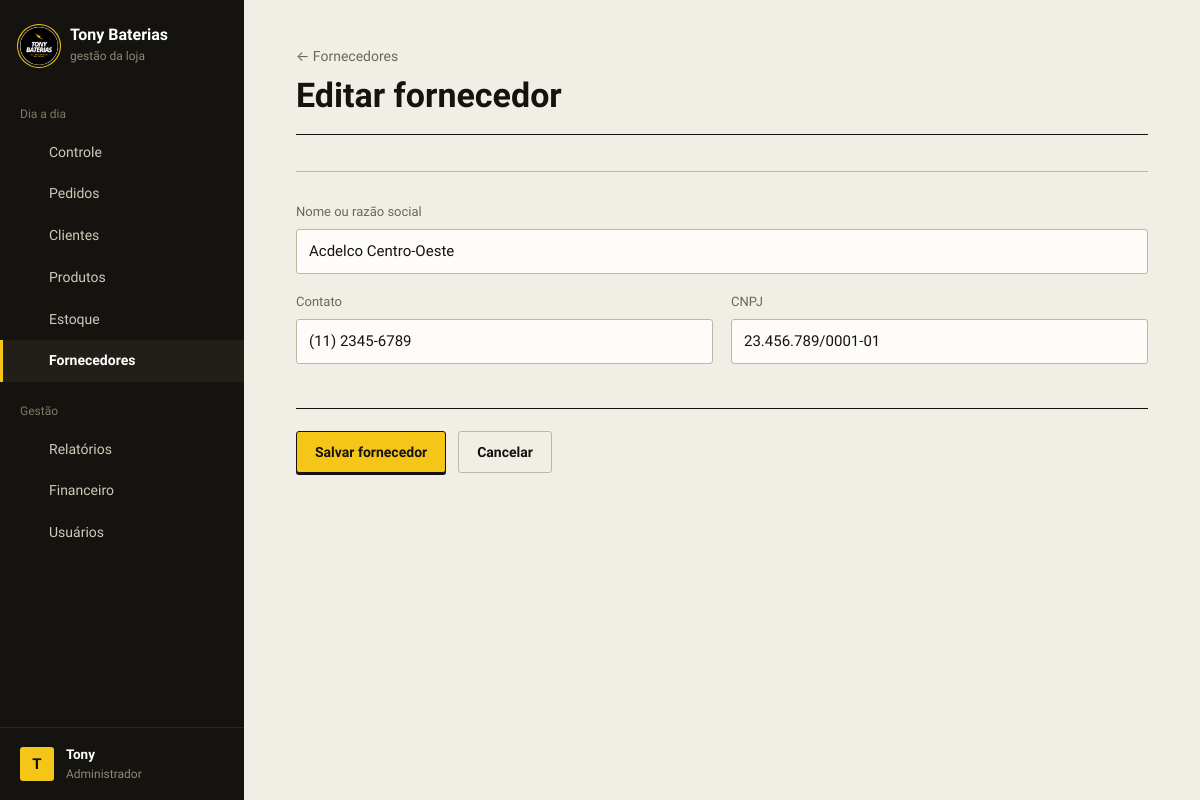
The page /public/fornecedores.php?acao=form&id=2 (signed in) on the database as committed earlier.
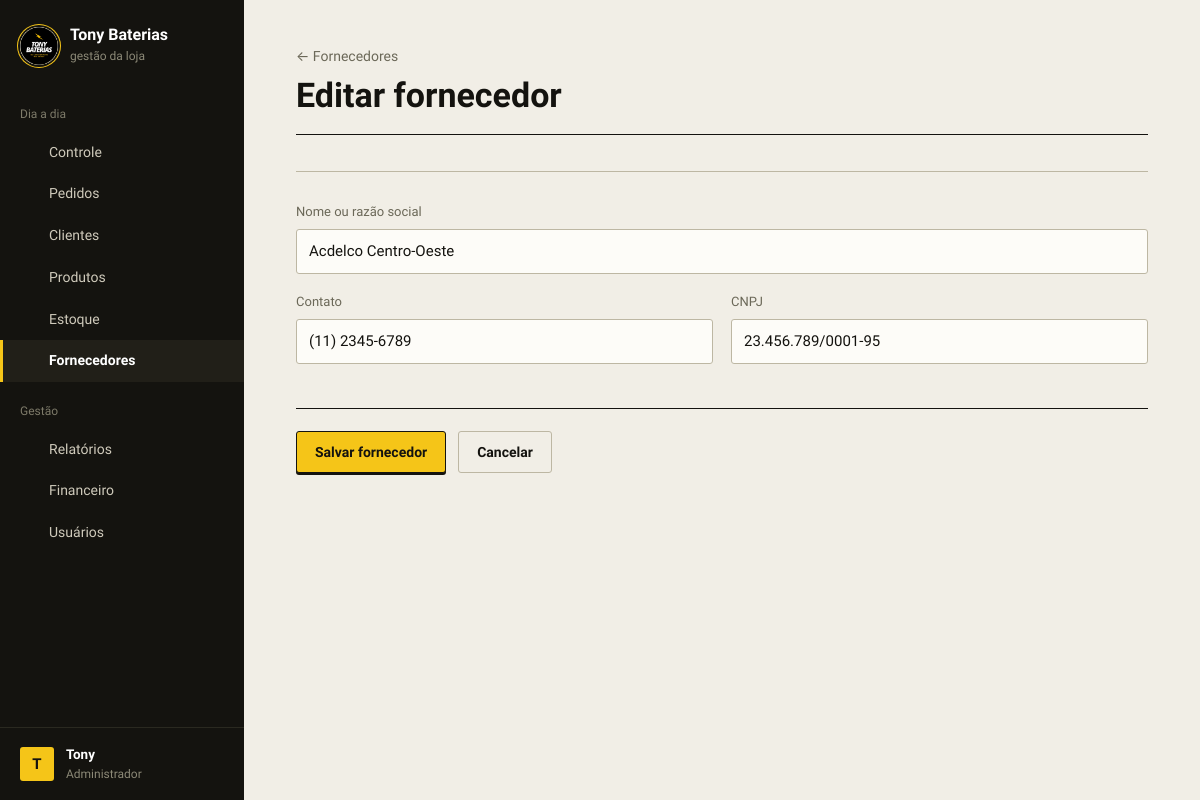
The same page on the database as committed later.
### tables this page shows
CREATE TABLE IF NOT EXISTS `fornecedores` (
  `id` int UNSIGNED NOT NULL AUTO_INCREMENT,
  `nome` varchar(150) NOT NULL,
  `contato` varchar(100) DEFAULT NULL,
  `cnpj` varchar(18) DEFAULT NULL,
  `ativo` tinyint(1) NOT NULL DEFAULT '1',
  `criado_em` datetime NOT NULL DEFAULT CURRENT_TIMESTAMP,
  `atualizado_em` datetime NOT NULL DEFAULT CURRENT_TIMESTAMP ON UPDATE CURRENT_TIMESTAMP,
  PRIMARY KEY (`id`),
  KEY `idx_fornecedores_nome` (`nome`)
);

### config/config.php (called while the page is built, shortened)
<?php
spl_autoload_register(function (string $classe) {
    foreach (['models', 'controllers'] as $pasta) {
        $arquivo = BASE_PATH . "/app/$pasta/$classe.php";
        if (file_exists($arquivo)) {
            return;
        }
    }
});
require_once __DIR__ . '/BancoDados.php';

### config/BancoDados.php (called while the page is built)
<?php
class BancoDados
{
    private static ?PDO $conexao = null;
    public static function getConnection(): PDO
    {
        if (self::$conexao === null) {
            $dsn = 'mysql:host=' . DB_HOST . ';port=' . DB_PORT . ';dbname=' . DB_NAME . ';charset=utf8mb4';
            try {
                self::$conexao = new PDO($dsn, DB_USER, DB_PASS, [
                    PDO::ATTR_ERRMODE            => PDO::ERRMODE_EXCEPTION,
                    PDO::ATTR_DEFAULT_FETCH_MODE => PDO::FETCH_ASSOC,
                    PDO::ATTR_EMULATE_PREPARES   => false,
                    PDO::MYSQL_ATTR_INIT_COMMAND => "SET time_zone = '" . (new DateTime('now'))->format('P') . "'",
                ]);
            } catch (PDOException $e) {
                die(APP_ENV === 'development'
                    ? 'Erro ao conectar ao banco de dados: ' . $e->getMessage()
                    : 'Não foi possível conectar ao banco de dados. Tente novamente mais tarde.');
            }
        }
        return self::$conexao;
    }
}

### app/controllers/FornecedorController.php (called while the page is built, shortened)
<?php
class FornecedorController
{
    private Fornecedor $fornecedorModel;
    public function __construct()
    {
        $this->fornecedorModel = new Fornecedor();
    }
    public function buscar(int $id): ?array
    {
        return $this->fornecedorModel->buscarPorId($id);
    }
}

### app/models/Fornecedor.php (called while the page is built, shortened)
<?php
class Fornecedor
{
    private PDO $db;
    public function __construct()
    {
        $this->db = BancoDados::getConnection();
    }
    public function buscarPorId(int $id): ?array
    {
        $stmt = $this->db->prepare('SELECT * FROM fornecedores WHERE id = ? AND ativo = 1');
        $stmt->execute([$id]);
        return $stmt->fetch() ?: null;
    }
}

### app/views/fornecedores/form.php (the view, shortened to what this page needs)
<?php $editando = $fornecedor !== null; ?>
<div class="pagina-topo">
    <div>
        <p class="pagina-topo__eyebrow"><a href="fornecedores.php">&larr; Fornecedores</a></p>
        <h1><?= $editando ? 'Editar fornecedor' : 'Novo fornecedor' ?></h1>
    </div>
</div>
<form method="POST" action="fornecedores.php?acao=salvar" class="form">
    <section class="bloco-form">
        <div class="campos campos--2">
            <div class="campo campo--cheio">
                <label for="nome">Nome ou razão social</label>
                <input type="text" id="nome" name="nome" required
                       value="<?= htmlspecialchars($fornecedor['nome'] ?? '') ?>">
            </div>
            <div class="campo">
                <label for="contato">Contato</label>
                <input type="text" id="contato" name="contato" placeholder="Telefone ou e-mail"
                       value="<?= htmlspecialchars($fornecedor['contato'] ?? '') ?>">
            </div>
            <div class="campo">
                <label for="cnpj">CNPJ</label>
                <input type="text" id="cnpj" name="cnpj" placeholder="00.000.000/0000-00"
                       value="<?= htmlspecialchars($fornecedor['cnpj'] ?? '') ?>">
            </div>
        </div>
    </section>
    <div class="acoes-form">
        <button type="submit" class="btn btn-primario">Salvar fornecedor</button>
        <a href="fornecedores.php" class="btn btn-secundario">Cancelar</a>
    </div>
</form>

Rows that differ between the two databases and show on the page:
changed fornecedores "Acdelco Centro-Oeste": cnpj "23.456.789/0001-01" → "23.456.789/0001-95"
